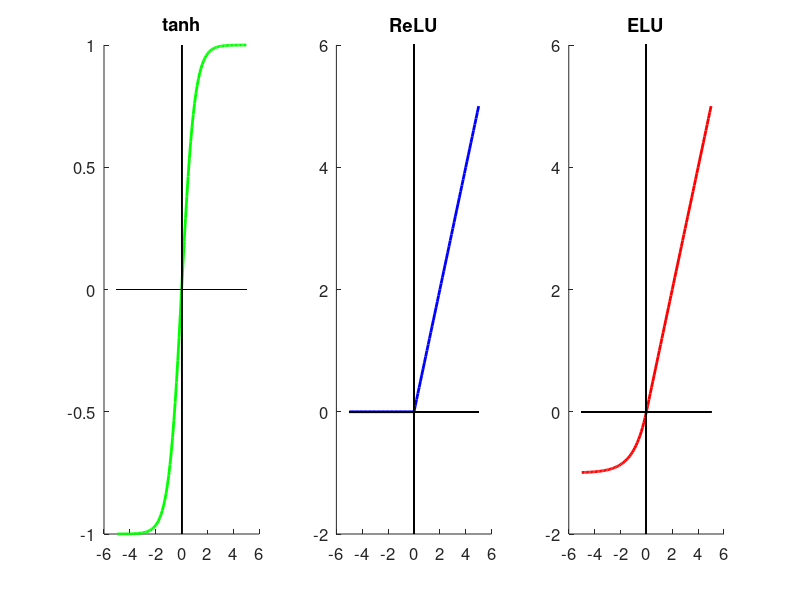

Source code (MATLAB):
x = -5:.1:5;
y = -2:.1:10;
y1 = tanh(x);
y2 = max(x,0);
y3 = [exp(-5:0.1:-0.1)-1, 0:0.1:5];
subplot(1,3,1)
hold on
plot(x,y1,'g','Linewidth',2)
plot(x,zeros(101),'k')
plot(zeros(21),-1:.1:1,'k')
title('tanh')
set(gca,'Fontsize',12)
subplot(1,3,2)
hold on
plot(x,y2,'b','Linewidth',2)
plot(x,zeros(101),'k')
plot(zeros(121),y,'k')
set(gca,'ylim',[-2,6],'Fontsize',12)
title('ReLU')
subplot(1,3,3)
hold on
plot(x,y3,'r','Linewidth',2)
plot(x,zeros(101),'k')
plot(zeros(121),y,'k')
title('ELU')
set(gca,'ylim',[-2,6],'Fontsize',12)

print(gcf,'Activationfuns.png','-dpng')